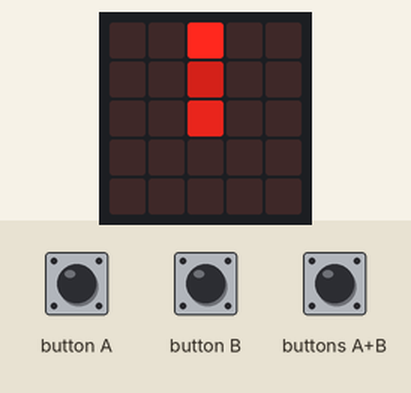
A program run on a simulated BBC micro:bit (MakeCode). Parts: the board's 5×5 LED display. Inputs (shaded band) come from the test bench.

Above: at 1.25 s.
1.3 s: button A pressed for 0.15 s
At 1.55 s:
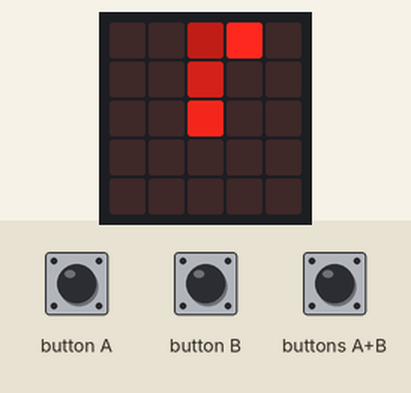
2.0 s: button B pressed for 0.15 s
At 2.45 s:
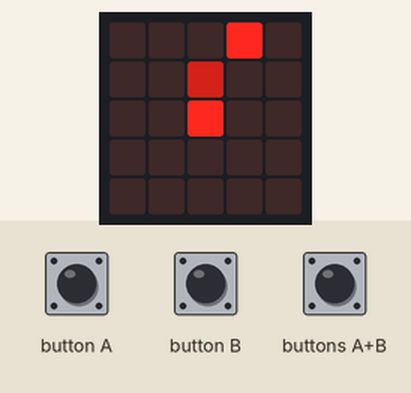
2.7 s: buttons A+B pressed for 0.15 s
At 2.95 s:
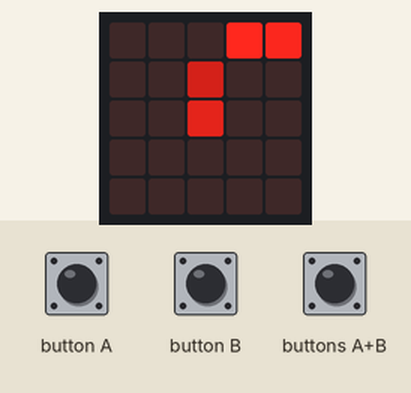
3.4 s: buttons A+B pressed for 1 s
At 4.45 s:
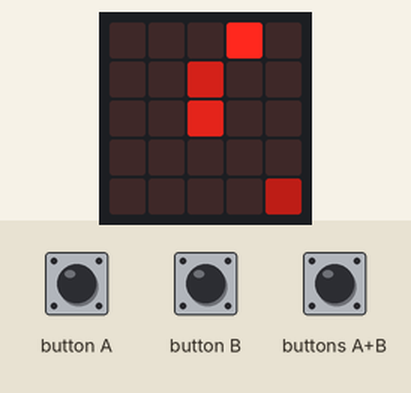
5.0 s: button A pressed for 0.15 s
At 5.25 s:
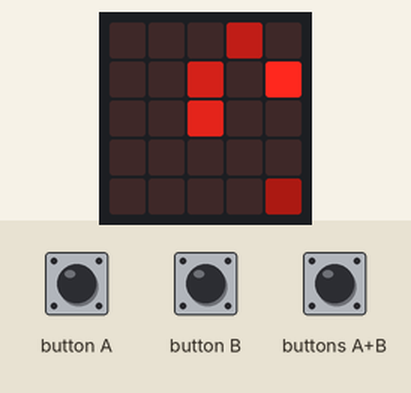
5.7 s: button B pressed for 0.15 s
At 7.45 s:
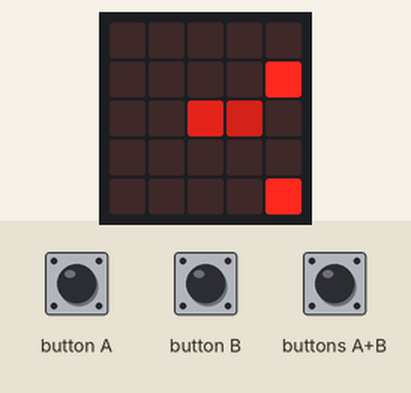

The program:

main.ts
```typescript
input.onButtonPressed(Button.A, function () {
    if (hour_hand == min_hand) {
        led.plotBrightness(list2[min_hand], list3[min_hand], 85)
    } else {
        led.plotBrightness(list2[hour_hand], list3[hour_hand], 0)
    }
    if (hour_hand < 11) {
        hour_hand += 1
    } else {
        hour_hand = 0
    }
    led.plotBrightness(list2[hour_hand], list3[hour_hand], 255)
})
input.onButtonPressed(Button.AB, function () {
    if (five_count == 0) {
        led.plotBrightness(five_x[five_count], five_y[five_count], 170)
    } else {
        led.plotBrightness(five_x[five_count], five_y[five_count], 0)
    }
    if (five_count < 4) {
        five_count += 1
    } else {
        five_count = 0
        led.plotBrightness(five_x[five_count], five_y[five_count], 255)
    }
})
input.onButtonPressed(Button.B, function () {
    led.plotBrightness(octo_x[min_hand], octo_y[min_hand], 0)
    if (hour_hand == min_hand) {
        led.plotBrightness(list2[hour_hand], list3[hour_hand], 255)
    } else {
        led.plotBrightness(list2[min_hand], list3[min_hand], 0)
    }
    if (min_hand < 11) {
        min_hand += 1
    } else {
        min_hand = 0
    }
    led.plotBrightness(octo_x[min_hand], octo_y[min_hand], 128)
    if (hour_hand == min_hand) {
        led.plotBrightness(list2[hour_hand], list3[hour_hand], 255)
    } else {
        led.plotBrightness(list2[min_hand], list3[min_hand], 85)
    }
})
let five_count = 0
let min_hand = 0
let hour_hand = 0
let octo_y: number[] = []
let octo_x: number[] = []
let list3: number[] = []
let list2: number[] = []
let five_y: number[] = []
let five_x: number[] = []
let angle = 0.062832
five_x = [2, 4, 4, 0, 0]
five_y = [2, 0, 4, 4, 0]
list2 = [2, 3, 4, 4, 4, 3, 2, 1, 0, 0, 0, 1]
list3 = [0, 0, 1, 2, 3, 4, 4, 4, 3, 2, 1, 0]
octo_x = [2, 2, 3, 3, 3, 2, 2, 2, 1, 1, 1, 2]
octo_y = [1, 1, 2, 2, 2, 3, 3, 3, 2, 2, 2, 1]
basic.forever(function () {
    led.plotBrightness(2, 2, 170)
    led.plotBrightness(octo_x[min_hand], octo_y[min_hand], 128)
    led.plotBrightness(list2[min_hand], list3[min_hand], 85)
    led.plotBrightness(list2[hour_hand], list3[hour_hand], 255)
    for (let index = 0; index < 12; index++) {
        for (let index2 = 0; index2 <= 49; index2++) {
            led.plotBrightness(five_x[five_count], five_y[five_count], 255 * Math.sin((index2 + 1) * angle))
            basic.pause(100)
        }
    }
    if (five_count < 4) {
        five_count += 1
    } else {
        five_count = 0
        led.plotBrightness(list2[min_hand], list3[min_hand], 0)
        led.plotBrightness(octo_x[min_hand], octo_y[min_hand], 0)
        if (min_hand < 11) {
            min_hand += 1
        } else {
            min_hand = 0
            led.toggle(list2[hour_hand], list3[hour_hand])
            if (hour_hand < 11) {
                hour_hand += 1
            } else {
                hour_hand = 0
            }
        }
    }
})
```

test.ts
```typescript
// 在這裡測試；當此封包作為擴充功能時，將不會編譯此內容。
```

Measured:
- after the input at 1.3 s, the display: first differs from a run without the input after 0.15 s (image 1 shows a later state)
- after the input at 2.0 s, the display: first differs from a run without the input after 0.15 s (image 2 shows a later state)
- after the input at 3.4 s, the display: first differs from a run without the input after 1.0 s (image 4)
- after the input at 5.0 s, the display: first differs from a run without the input after 0.15 s (image 5 shows a later state)
- after the input at 5.7 s, the display: first differs from a run without the input after 0.15 s (image 6 shows a later state)
